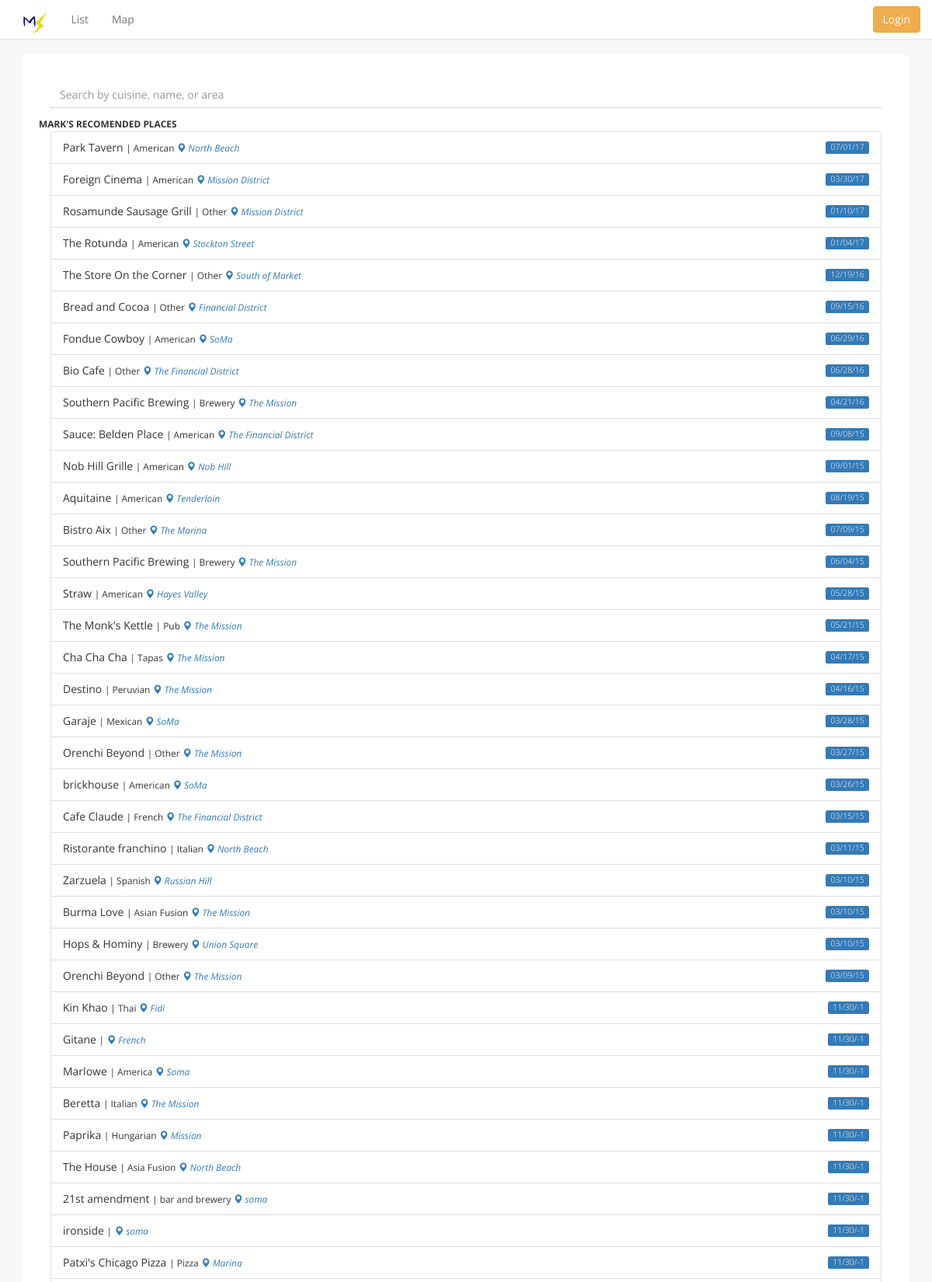
The page / (upper part) on the database its author committed.
### tables this page shows
CREATE TABLE IF NOT EXISTS `Place` (
  `ID` int(10) NOT NULL,
  `Name` varchar(50) NOT NULL,
  `Type` varchar(50) NOT NULL,
  `Food` varchar(50) NOT NULL,
  `Address` varchar(100) NOT NULL,
  `City` varchar(50) NOT NULL,
  `State` varchar(50) NOT NULL,
  `Zip` int(50) NOT NULL,
  `Area` varchar(50) NOT NULL,
  `Rating` int(50) NOT NULL,
  `Price` int(50) NOT NULL,
  `Date Added` date DEFAULT NULL,
  `Notes` longtext,
  `vote` int(8) NOT NULL,
  `wishlist` tinyint(1) NOT NULL,
  `lat` float(10,7) NOT NULL,
  `lng` float(10,7) NOT NULL,
  `voteWant` int(8) NOT NULL,
  `phpro_user_id` int(11) NOT NULL,
  `googlePlaceID` varchar(50) NOT NULL,
  `googleIcon` varchar(100) NOT NULL,
  `gImage` varchar(75) NOT NULL
);

### index.php (the view, shortened to what this page needs)
<?php
include ("connect.php");
include ("header.php");
$query=mysqli_query($connect,"SELECT * FROM `Place` Order by ID Desc");
?>
<div id="hacker-list">
  <div class="container main">
    <div class="content-container clearfix">
      <div class="col-md-12">
        <input type="search" placeholder="Search by cuisine, name, or area" class="search form-control mail-search" />
          <div class="row margin-small" style="padding-top:10px;">
            <small><b>MARK'S RECOMENDED PLACES</b></small>
          </div>
          <ul class="list-group list">
          <?php while($row = mysqli_fetch_array($query)):
          $Food = htmlspecialchars($row['Food'],ENT_QUOTES);
          ?>
          <li class="list-group-item">
            <span class="name"><?php echo htmlspecialchars($row['Name'],ENT_QUOTES) ?></span>
            <small> | <?php echo $Food ?> <i><a href='http://www.maps.google.com/maps?q=<?php echo $row["Address"] ?>'>
              <span class="glyphicon glyphicon-map-marker" aria-hidden="true"></span>
              <span class="mail-subject area"><?php echo $row["Area"] ?></span>
            </small></a></i>
            <?php
            if( strtotime(date("m/d/y", strtotime($row["Date Added"]))) >= strtotime('-7 day')) {
            echo ' <span class="date label label-success hidden-xs" style="float:right;">';
              echo date("m/d/y", strtotime($row["Date Added"]));
            echo '</span>';
            }
            else
            {
            echo ' <span class="date label label-primary" style="float:right;">';
              echo date("m/d/y", strtotime($row["Date Added"]));
            echo '</span>';
            }
            ?>
            <br>
          </li>
          <?php endwhile;?>
        </ul>
      </div>
    </div>
  </div>
</div>
<?php include ("footer.php"); ?>

### header.php (shortened to what this page needs)
<!DOCTYPE html>
<html>
  <head>
	  <link href="css/bootstrap.min.css" rel="stylesheet" media="screen">
	  <link rel="stylesheet" href="https://maxcdn.bootstrapcdn.com/bootstrap/3.3.7/css/bootstrap.min.css">
	  <link href="css/styles.css" rel="stylesheet" media="screen">
  </head>
  <body>
    <nav class="navbar navbar-default navbar-static-top" role="navigation">
    <div class="container">
        <div class="navbar-header">
          <a class="navbar-brand" href="index.php">
             <img alt="Brand" src="images/icon.png" height="30px">
          </a>
        </div>
        <div class="collapse navbar-collapse" id="bs-example-navbar-collapse-1">
            <ul class="nav navbar-nav">
                <li>
                    <a href="index.php" role="tab">
                        List <span class="label label-success" data-toggle="tooltip" data-placement="bottom" title="new items added last 7 days"></span>
                    </a>
                </li>
                <li><a href="map.php" role="tab">Map</a>
                </li>
            </ul>
            <ul class="nav navbar-nav navbar-right" >
            <?php
                 if(!isset($_SESSION['user_id']))
                    {
                        ?>
                       <a type="button" class="btn btn-warning navbar-btn btn-block" href="login.php"> Login</a></a>
                        <?php
                    }
                    else
                    {
                        ?>
                         <a type="button" class="btn btn-danger navbar-btn btn-block" href="add.php"> Add</a></a>
                        <?php
                    }
                        ?>
            </ul>
        </div>
    </div>
</nav>
</body>

### footer.php (shortened to what this page needs)
  </body>
</html>

### css/styles.css (style rules this page uses)
.badge, .label { font-weight: 200; margin-top: 2px; }
.label { margin-right: 10; }
body { background-color:#F7F7F7; font-family: 'Open Sans', sans-serif; }
.navbar-default { background-color:#fff; border-bottom-color:#E3E3E3; }
.form-control { border-radius:0; box-shadow:none; height:auto; }
input[type="text"].form-control, input[type="search"].form-control { border:none; border-bottom:1px dotted #CFCFCF; }
.content-container { background-color:#fff; padding:35px 20px; margin-bottom:20px; }
.mail-search { border-bottom-color:#7FBCC9!important; }

### rows shown on the page
place: Name "Park Tavern", Food "American", Area "North Beach", Date Added "07/01/17"
place: Name "Foreign Cinema", Food "American", Area "Mission District", Date Added "03/30/17"
place: Name "Rosamunde Sausage Grill", Food "Other", Area "Mission District", Date Added "01/10/17"
place: Name "The Rotunda", Food "American", Area "Stockton Street", Date Added "01/04/17"
place: Name "The Store On the Corner", Food "Other", Area "South of Market", Date Added "12/19/16"
place: Name "Bread and Cocoa", Food "Other", Area "Financial District", Date Added "09/15/16"
place: Name "Fondue Cowboy", Food "American", Area "SoMa", Date Added "06/29/16"
place: Name "Bio Cafe", Food "Other", Area "The Financial District", Date Added "06/28/16"
place: Name "Southern Pacific Brewing", Food "Brewery", Area "The Mission", Date Added "04/21/16"
place: Name "Sauce: Belden Place", Food "American", Area "The Financial District", Date Added "09/08/15"
place: Name "Nob Hill Grille", Food "American", Area "Nob Hill", Date Added "09/01/15"
place: Name "Aquitaine", Food "American", Area "Tenderloin", Date Added "08/19/15"
place: Name "Bistro Aix", Food "Other", Area "The Marina", Date Added "07/09/15"
place: Name "Southern Pacific Brewing", Food "Brewery", Area "The Mission", Date Added "06/04/15"
place: Name "Straw", Food "American", Area "Hayes Valley", Date Added "05/28/15"
place: Name "The Monk's Kettle", Food "Pub", Area "The Mission", Date Added "05/21/15"
place: Name "Cha Cha Cha", Food "Tapas", Area "The Mission", Date Added "04/17/15"
place: Name "Destino", Food "Peruvian", Area "The Mission", Date Added "04/16/15"
place: Name "Garaje", Food "Mexican", Area "SoMa", Date Added "03/28/15"
place: Name "Orenchi Beyond", Food "Other", Area "The Mission", Date Added "03/27/15"
place: Name "brickhouse", Food "American", Area "SoMa", Date Added "03/26/15"
place: Name "Cafe Claude", Food "French", Area "The Financial District", Date Added "03/15/15"
place: Name "Ristorante franchino", Food "Italian", Area "North Beach", Date Added "03/11/15"
place: Name "Zarzuela", Food "Spanish", Area "Russian Hill", Date Added "03/10/15"
place: Name "Burma Love", Food "Asian Fusion", Area "The Mission", Date Added "03/10/15"
place: Name "Hops & Hominy", Food "Brewery", Area "Union Square", Date Added "03/10/15"
place: Name "Orenchi Beyond", Food "Other", Area "The Mission", Date Added "03/09/15"
place: Name "Kin Khao", Food "Thai", Area "Fidi", Date Added "11/30/-1"
place: Name "Gitane", Area "French", Date Added "11/30/-1"
place: Name "Marlowe", Food "America", Area "Soma", Date Added "11/30/-1"
place: Name "Beretta", Food "Italian", Area "The Mission", Date Added "11/30/-1"
place: Name "Paprika", Food "Hungarian", Area "Mission", Date Added "11/30/-1"
place: Name "The House", Food "Asia Fusion", Area "North Beach", Date Added "11/30/-1"
place: Name "21st amendment", Food "bar and brewery", Area "soma", Date Added "11/30/-1"
place: Name "ironside", Area "soma", Date Added "11/30/-1"
place: Name "Patxi's Chicago Pizza", Food "Pizza", Area "Marina", Date Added "11/30/-1"
